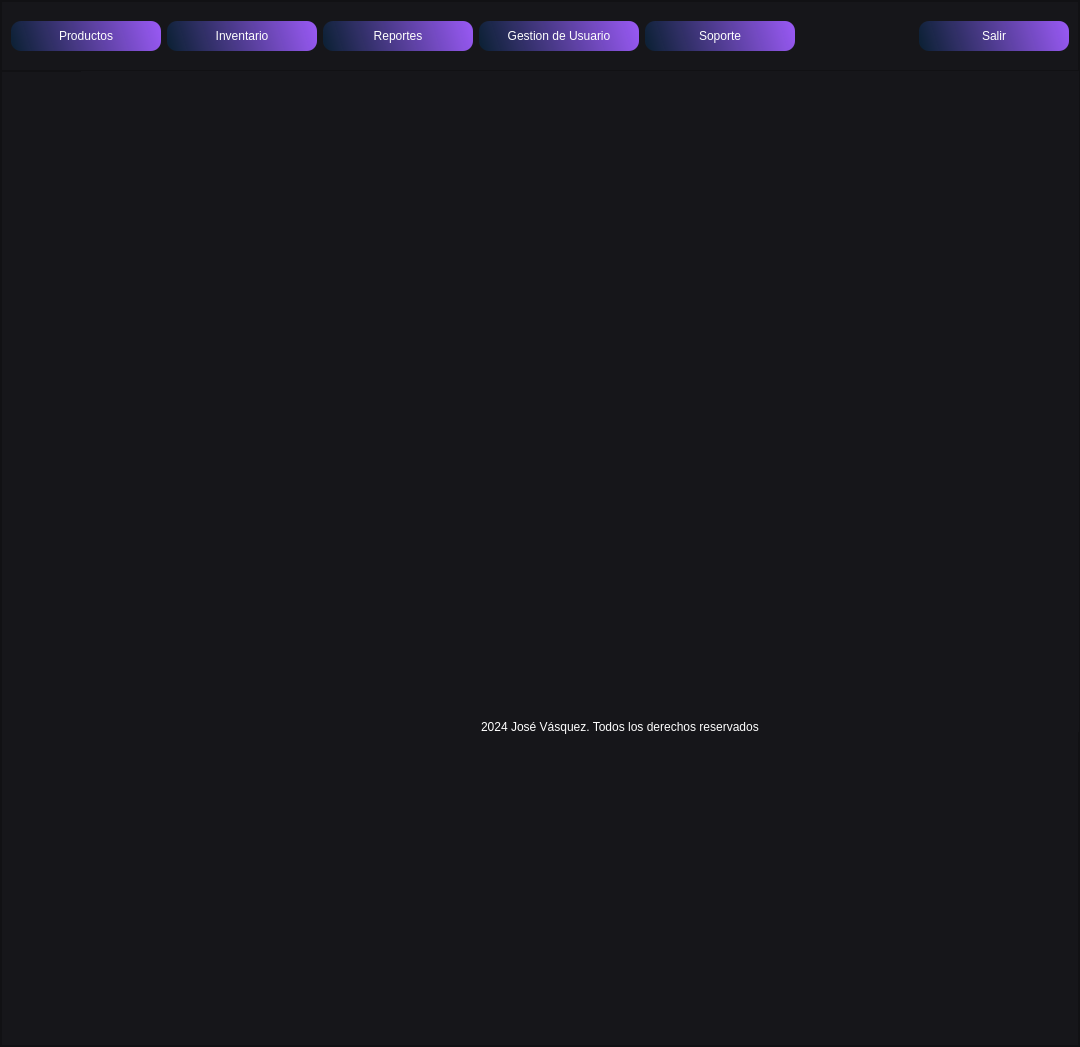
<?xml version="1.0" encoding="UTF-8"?>
<ui version="4.0">
 <class>MainWindow_menuprincipa</class>
 <widget class="QMainWindow" name="MainWindow_menuprincipa">
  <property name="geometry">
   <rect>
    <x>0</x>
    <y>0</y>
    <width>1080</width>
    <height>1047</height>
   </rect>
  </property>
  <property name="windowTitle">
   <string>Menu Principal</string>
  </property>
  <widget class="QWidget" name="centralwidget">
   <layout class="QVBoxLayout" name="verticalLayout">
    <property name="spacing">
     <number>0</number>
    </property>
    <property name="leftMargin">
     <number>0</number>
    </property>
    <property name="topMargin">
     <number>0</number>
    </property>
    <property name="rightMargin">
     <number>0</number>
    </property>
    <property name="bottomMargin">
     <number>0</number>
    </property>
    <item>
     <widget class="QFrame" name="frame_fondo">
      <property name="styleSheet">
       <string notr="true">background-color: rgb(22, 22, 26);</string>
      </property>
      <property name="frameShape">
       <enum>QFrame::StyledPanel</enum>
      </property>
      <property name="frameShadow">
       <enum>QFrame::Raised</enum>
      </property>
      <layout class="QVBoxLayout" name="verticalLayout_2">
       <property name="spacing">
        <number>0</number>
       </property>
       <property name="leftMargin">
        <number>0</number>
       </property>
       <property name="topMargin">
        <number>0</number>
       </property>
       <property name="rightMargin">
        <number>0</number>
       </property>
       <property name="bottomMargin">
        <number>0</number>
       </property>
       <item>
        <widget class="QFrame" name="frame_superior">
         <property name="maximumSize">
          <size>
           <width>16777215</width>
           <height>70</height>
          </size>
         </property>
         <property name="styleSheet">
          <string notr="true">

QPushButton{
background-color: qlineargradient(spread:reflect, x1:0, y1:0.562273, x2:1, y2:0.5, stop:0 rgba(11, 38, 67, 184), stop: 1 rgba(150, 88, 240, 255));
border-radius: 10px;
font: 12pt &quot;Sans Serif&quot;;
color: rgb(255, 255, 254); }

QPushButton:hover{
background-color: qlineargradient(spread:reflect, x1:0, y1:0.562273, x2:0.949, y2:0.545455, stop: 0 rgba(11, 38, 67, 184), stop:1 rgba(88, 240, 171, 255));
border-radius:10px;
font: 12pt &quot;Sans Serif&quot;;
color: rgb(255, 255, 254);
}</string>
         </property>
         <property name="frameShape">
          <enum>QFrame::StyledPanel</enum>
         </property>
         <property name="frameShadow">
          <enum>QFrame::Raised</enum>
         </property>
         <layout class="QHBoxLayout" name="horizontalLayout">
          <item>
           <widget class="QPushButton" name="pushButton_productos">
            <property name="minimumSize">
             <size>
              <width>150</width>
              <height>30</height>
             </size>
            </property>
            <property name="text">
             <string>Productos</string>
            </property>
           </widget>
          </item>
          <item>
           <widget class="QPushButton" name="pushButton_Inventario">
            <property name="minimumSize">
             <size>
              <width>150</width>
              <height>30</height>
             </size>
            </property>
            <property name="text">
             <string>Inventario</string>
            </property>
           </widget>
          </item>
          <item>
           <widget class="QPushButton" name="pushButton_reportes">
            <property name="minimumSize">
             <size>
              <width>150</width>
              <height>30</height>
             </size>
            </property>
            <property name="text">
             <string>Reportes</string>
            </property>
           </widget>
          </item>
          <item>
           <widget class="QPushButton" name="pushButton_gestiondeusuario">
            <property name="minimumSize">
             <size>
              <width>160</width>
              <height>30</height>
             </size>
            </property>
            <property name="text">
             <string>Gestion de Usuario</string>
            </property>
           </widget>
          </item>
          <item>
           <widget class="QPushButton" name="pushButton_soporte">
            <property name="minimumSize">
             <size>
              <width>150</width>
              <height>30</height>
             </size>
            </property>
            <property name="text">
             <string>Soporte</string>
            </property>
           </widget>
          </item>
          <item>
           <spacer name="horizontalSpacer">
            <property name="orientation">
             <enum>Qt::Horizontal</enum>
            </property>
            <property name="sizeHint" stdset="0">
             <size>
              <width>207</width>
              <height>20</height>
             </size>
            </property>
           </spacer>
          </item>
          <item>
           <widget class="QPushButton" name="pushButton_salir_menu">
            <property name="minimumSize">
             <size>
              <width>150</width>
              <height>30</height>
             </size>
            </property>
            <property name="styleSheet">
             <string notr="true">QPushButton:hover{
background-color: qlineargradient(spread:pad, x1:0, y1:0, x2:1, y2:0, stop:0 rgba(0, 0, 0, 255), stop:0.727273 rgba(142, 19, 16, 255));
border-radius:10px;
font: 12pt &quot;Sans Serif&quot;;
color: rgb(255, 255, 254);
}</string>
            </property>
            <property name="text">
             <string>Salir</string>
            </property>
           </widget>
          </item>
         </layout>
        </widget>
       </item>
       <item>
        <widget class="QFrame" name="frame_inferior">
         <property name="frameShape">
          <enum>QFrame::StyledPanel</enum>
         </property>
         <property name="frameShadow">
          <enum>QFrame::Raised</enum>
         </property>
         <widget class="QLabel" name="label">
          <property name="geometry">
           <rect>
            <x>80</x>
            <y>0</y>
            <width>1201</width>
            <height>661</height>
           </rect>
          </property>
          <property name="whatsThis">
           <string/>
          </property>
          <property name="styleSheet">
           <string notr="true">image: url(:/Producto/LOGO_POTRO.png);</string>
          </property>
          <property name="text">
           <string/>
          </property>
         </widget>
         <widget class="QLabel" name="label_2">
          <property name="geometry">
           <rect>
            <x>480</x>
            <y>640</y>
            <width>421</width>
            <height>31</height>
           </rect>
          </property>
          <property name="styleSheet">
           <string notr="true">color: rgb(255, 255, 255);
font: 12pt &quot;Arial Rounded MT Bold&quot;;</string>
          </property>
          <property name="text">
           <string>2024 José Vásquez. Todos los derechos reservados</string>
          </property>
         </widget>
        </widget>
       </item>
      </layout>
     </widget>
    </item>
   </layout>
  </widget>
 </widget>
 <resources>
  <include location="Recursos/Nuevo documento de texto.qrc"/>
 </resources>
 <connections/>
</ui>
